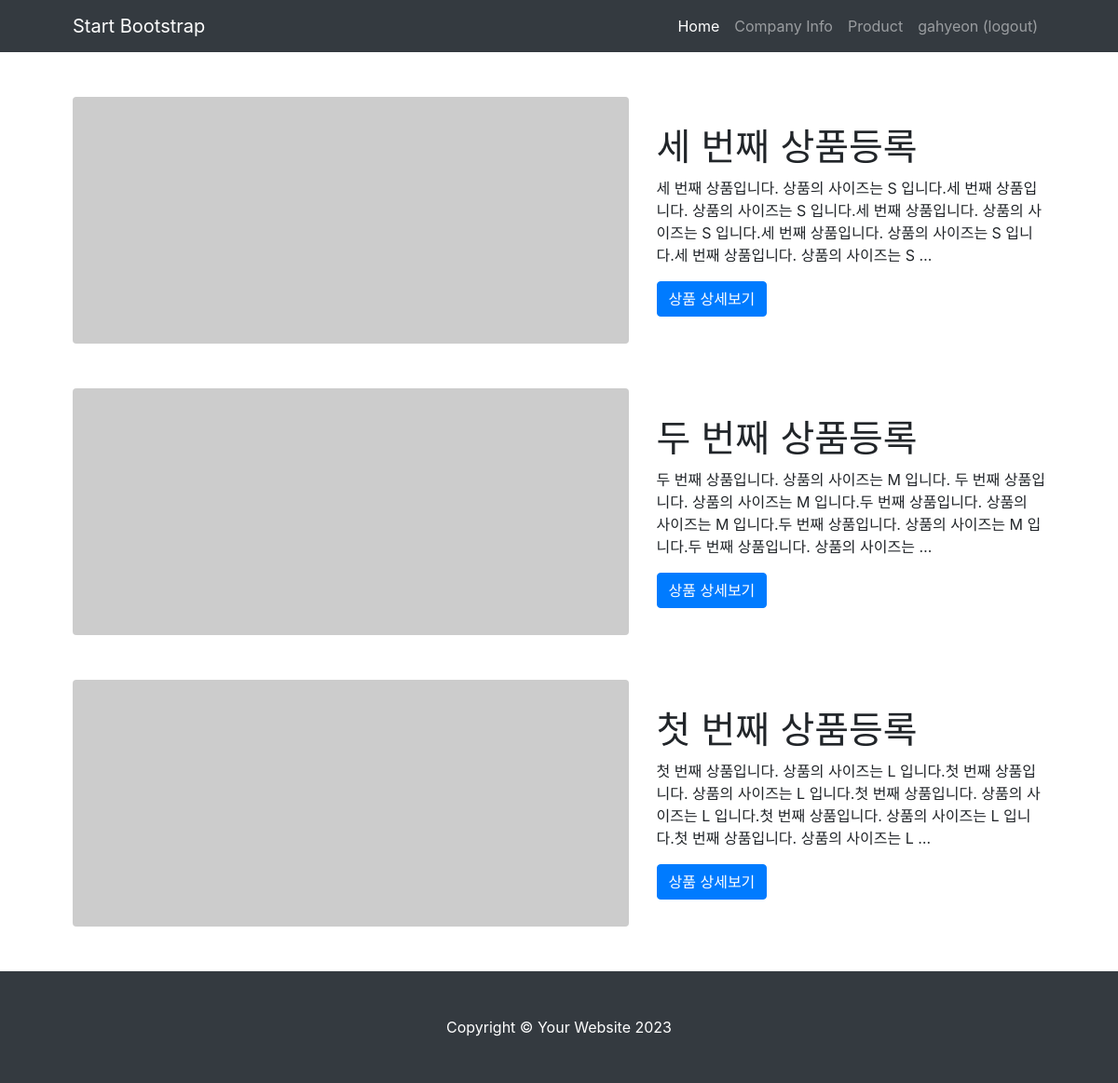
The app's page /promote/ (signed in) with its own data.
### promote/models.py (models this page shows, shortened)
class MainContent(models.Model):
    title = models.CharField(max_length=200)
    content = models.TextField()
    pub_date = models.DateTimeField('date_published')

### promote/views.py (the view)
# urls.py: path('', views.index), # /promote 로 promote/views.py의 index() 연결
def index(request):
    content_list = MainContent.objects.order_by('-pub_date') # 역순 정렬(가장 최신 콘텐츠를 상단에 노출)
    context = {'content_list': content_list}
    return render(request, 'promote/content_list.html', context)

### templates/promote/content_list.html
{% extends 'base.html'%}
{% load static %}
{% block content %}
{% if content_list %}
    {% for content in content_list %}
        <div class="container px-4 px-lg-5">
            <div class="row gx-4 gx-lg-5 align-items-center my-5">
                <div class="col-lg-7"><img class="img-fluid rounded mb-4 mb-lg-0" src="https://dummyimage.com/900x400/dee2e6/6c757d.jpg" alt="..." /></div>
                <div class="col-lg-5">
                    <h1 class="font-weight-light"><a href="{% url 'detail' content.id %}"></a>{{content.title}}</h1>
                    <p>{{content.content | truncatewords:30 }}</p>
                    <a class="btn btn-primary" href="{% url 'detail' content.id %}">상품 상세보기</a>
                </div>
            </div>
        </div>
    {% endfor %}
{% else %}
    <p>content가 없습니다.</p>
{% endif %}
{% endblock %}

### templates/navbar.html (shortened to what this page needs)
<nav class="navbar navbar-expand-lg navbar-dark bg-dark">
    <div class="container px-5">
        <a class="navbar-brand" href="#!">Start Bootstrap</a>
        <div class="collapse navbar-collapse" id="navbarSupportedContent">
            <ul class="navbar-nav ms-auto mb-2 mb-lg-0">
                <li class="nav-item"><a class="nav-link active" aria-current="page" href="/">Home</a></li>
                <li class="nav-item"><a class="nav-link" href="/company/">Company Info</a></li>
                <li class="nav-item"><a class="nav-link" href="/promote/">Product</a></li>
                {% if user.is_authenticated %}
                <li class="nav-item"><a class="nav-link" href="{% url 'accounts:logout' %}">{{ user.username }} (logout) </a></li>
                {% else %}
                <li class="nav-item"><a class="nav-link" href="{% url 'accounts:login' %}">login</a></li>
                {% endif %}
            </ul>
        </div>
    </div>
</nav>

### records on screen
MainContent: title "세 번째 상품등록", content "세 번째 상품입니다. 상품의 사이즈는 S 입니다.세 번째 상품입니다. 상품의 사이즈는 S 입니다.세 번째 상품입니다. 상품의 사이즈는 S 입니다.세 번째 상품입니다. 상품의 사이즈는 S 입니다.세 번째 상품입니다. 상품의 사이즈는 S …"
MainContent: title "두 번째 상품등록", content "두 번째 상품입니다. 상품의 사이즈는 M 입니다. 두 번째 상품입니다. 상품의 사이즈는 M 입니다.두 번째 상품입니다. 상품의 사이즈는 M 입니다.두 번째 상품입니다. 상품의 사이즈는 M 입니다.두 번째 상품입니다. 상품의 사이즈는 …"
MainContent: title "첫 번째 상품등록", content "첫 번째 상품입니다. 상품의 사이즈는 L 입니다.첫 번째 상품입니다. 상품의 사이즈는 L 입니다.첫 번째 상품입니다. 상품의 사이즈는 L 입니다.첫 번째 상품입니다. 상품의 사이즈는 L 입니다.첫 번째 상품입니다. 상품의 사이즈는 L …"

### other values on screen
{{ user.username }} "gahyeon"
